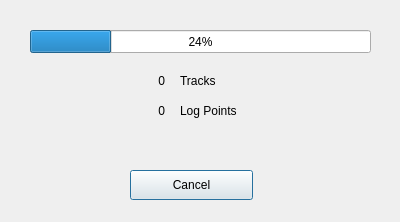
<ui version="4.0" >
 <class>ProgressDialog</class>
 <widget class="QDialog" name="ProgressDialog" >
  <property name="geometry" >
   <rect>
    <x>0</x>
    <y>0</y>
    <width>400</width>
    <height>222</height>
   </rect>
  </property>
  <property name="windowTitle" >
   <string>Dialog</string>
  </property>
  <widget class="QPushButton" name="cancelButton" >
   <property name="geometry" >
    <rect>
     <x>130</x>
     <y>170</y>
     <width>123</width>
     <height>30</height>
    </rect>
   </property>
   <property name="text" >
    <string>Cancel</string>
   </property>
  </widget>
  <widget class="QProgressBar" name="progressBar" >
   <property name="geometry" >
    <rect>
     <x>30</x>
     <y>30</y>
     <width>341</width>
     <height>23</height>
    </rect>
   </property>
   <property name="value" >
    <number>24</number>
   </property>
  </widget>
  <widget class="QLabel" name="label" >
   <property name="geometry" >
    <rect>
     <x>180</x>
     <y>70</y>
     <width>121</width>
     <height>22</height>
    </rect>
   </property>
   <property name="text" >
    <string>Tracks</string>
   </property>
  </widget>
  <widget class="QLabel" name="label_2" >
   <property name="geometry" >
    <rect>
     <x>180</x>
     <y>100</y>
     <width>101</width>
     <height>22</height>
    </rect>
   </property>
   <property name="text" >
    <string>Log Points </string>
   </property>
  </widget>
  <widget class="QLabel" name="m_num_tracks" >
   <property name="geometry" >
    <rect>
     <x>90</x>
     <y>70</y>
     <width>75</width>
     <height>22</height>
    </rect>
   </property>
   <property name="layoutDirection" >
    <enum>Qt::LeftToRight</enum>
   </property>
   <property name="text" >
    <string>0</string>
   </property>
   <property name="scaledContents" >
    <bool>false</bool>
   </property>
   <property name="alignment" >
    <set>Qt::AlignRight|Qt::AlignTrailing|Qt::AlignVCenter</set>
   </property>
  </widget>
  <widget class="QLabel" name="m_num_logpoints" >
   <property name="geometry" >
    <rect>
     <x>90</x>
     <y>100</y>
     <width>75</width>
     <height>22</height>
    </rect>
   </property>
   <property name="text" >
    <string>0</string>
   </property>
   <property name="alignment" >
    <set>Qt::AlignRight|Qt::AlignTrailing|Qt::AlignVCenter</set>
   </property>
  </widget>
 </widget>
 <resources/>
 <connections/>
</ui>
